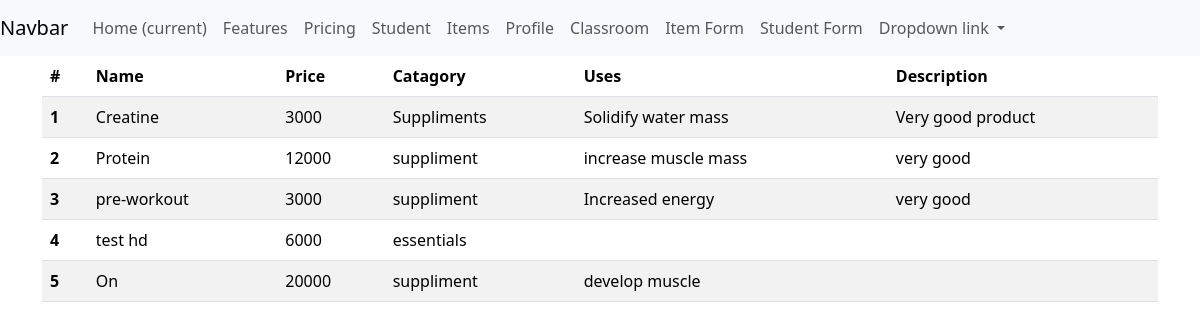
The app's page /tables/item/ with its own data.
### tables/models.py (models this page shows, shortened)
class Items(models.Model):
    name = models.CharField(max_length=20)
    price = models.IntegerField()
    catagory = models.CharField(max_length=30)
    uses = models.TextField()
    description = models.TextField()

### tables/views.py (the view)
# urls.py: path("item/", item, name = "item"),
def item(request):
    items= Items.objects.all()
    return render(request, template_name="tables/item.html", context={"items":items})

### tables/templates/tables/item.html
{% extends 'temp_inheritance/base.html'%}
{% block content %}
<table class="table table-striped table-hover">
    <thead>
      <tr>
        <th scope="col">#</th>
        <th scope="col">Name</th>
        <th scope="col">Price</th>
        <th scope="col">Catagory</th>
        <th scope="col">Uses</th>
        <th scope="col">Description</th>
      </tr>
    </thead>
    <tbody>
        {% for info in items %}
      <tr>
        <th scope="row">{{forloop.counter}}</th>
        <td>{{info.name}}</td>
        <td>{{info.price}}</td>
        <td>{{info.catagory}}</td>
        <td>{{info.uses}}</td>
        <td>{{info.description}}</td>
        {% endfor %}
      </tr>
    </tbody>
  </table>
{% endblock %}

### records on screen
Items: name "Creatine", price "3000", catagory "Suppliments", uses "Solidify water mass", description "Very good product"
Items: name "Protein", price "12000", catagory "suppliment", uses "increase muscle mass", description "very good"
Items: name "pre-workout", price "3000", catagory "suppliment", uses "Increased energy", description "very good"
Items: name "test hd", price "6000", catagory "essentials"
Items: name "On", price "20000", catagory "suppliment", uses "develop muscle"
